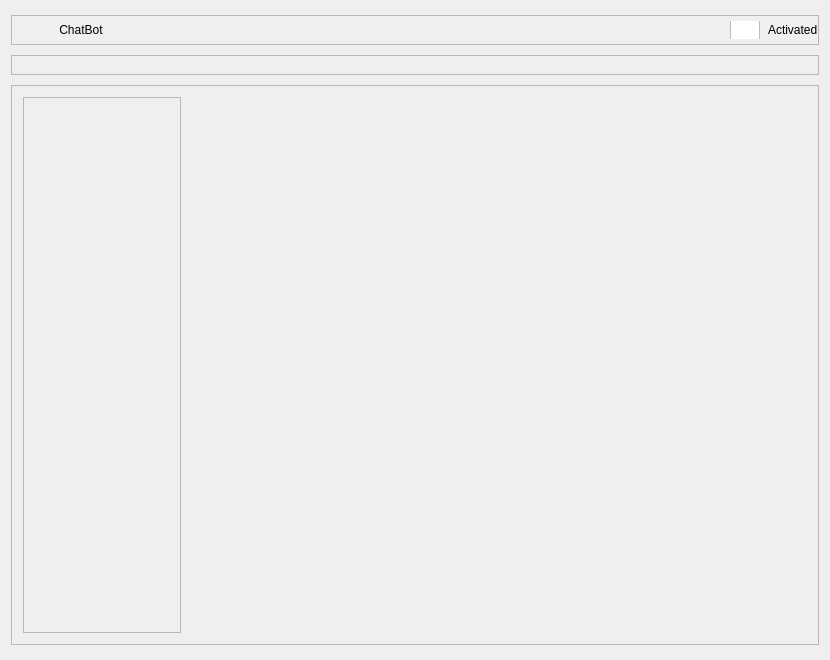
<?xml version="1.0" encoding="UTF-8"?>
<ui version="4.0">
 <class>WChatBotMainUIClass</class>
 <widget class="QWidget" name="WChatBotMainUIClass">
  <property name="geometry">
   <rect>
    <x>0</x>
    <y>0</y>
    <width>830</width>
    <height>660</height>
   </rect>
  </property>
  <property name="sizePolicy">
   <sizepolicy hsizetype="Minimum" vsizetype="Minimum">
    <horstretch>0</horstretch>
    <verstretch>0</verstretch>
   </sizepolicy>
  </property>
  <property name="maximumSize">
   <size>
    <width>830</width>
    <height>660</height>
   </size>
  </property>
  <property name="windowTitle">
   <string>WChatBotMainUI</string>
  </property>
  <property name="styleSheet">
   <string notr="true">QWidget{
	font: 12px &quot;微软雅黑&quot;;
}

QPushButton{
	border:none;
	background-color: rgba(255, 255, 255,0);
	background-position: center;
    background-repeat: no-repeat;
}

QPushButton#pb_left_icon{
	background-image: url(:/QtTest/icon/Setting/chatbot/left.png);
}

QPushButton#pb_left{
	font: 24px &quot;微软雅黑&quot;;
	color:#000000;
}

QPushButton#pb_left:hover{
	font: 24px &quot;微软雅黑&quot;;
	color:qlineargradient(spread:pad, x1:0, y1:0, x2:1, y2:1, stop:0 #0066FF, stop:1 #BD00FF);
}

QPushButton#pb_open[open=true]{
	background-image: url(:/QtTest/icon/Setting/open.png);
}

QPushButton#pb_open[open=false]{
	background-image: url(:/QtTest/icon/Setting/off.png);
}</string>
  </property>
  <layout class="QVBoxLayout" name="verticalLayout">
   <item>
    <widget class="QFrame" name="frame_3">
     <property name="minimumSize">
      <size>
       <width>0</width>
       <height>30</height>
      </size>
     </property>
     <property name="maximumSize">
      <size>
       <width>16777215</width>
       <height>30</height>
      </size>
     </property>
     <property name="frameShape">
      <enum>QFrame::StyledPanel</enum>
     </property>
     <property name="frameShadow">
      <enum>QFrame::Raised</enum>
     </property>
     <layout class="QHBoxLayout" name="horizontalLayout">
      <property name="spacing">
       <number>6</number>
      </property>
      <property name="leftMargin">
       <number>0</number>
      </property>
      <property name="topMargin">
       <number>0</number>
      </property>
      <property name="rightMargin">
       <number>0</number>
      </property>
      <property name="bottomMargin">
       <number>0</number>
      </property>
      <item>
       <widget class="QPushButton" name="pb_left_icon">
        <property name="minimumSize">
         <size>
          <width>13</width>
          <height>22</height>
         </size>
        </property>
        <property name="maximumSize">
         <size>
          <width>13</width>
          <height>22</height>
         </size>
        </property>
        <property name="text">
         <string/>
        </property>
       </widget>
      </item>
      <item>
       <widget class="QPushButton" name="pb_left">
        <property name="minimumSize">
         <size>
          <width>100</width>
          <height>24</height>
         </size>
        </property>
        <property name="maximumSize">
         <size>
          <width>100</width>
          <height>24</height>
         </size>
        </property>
        <property name="text">
         <string>ChatBot</string>
        </property>
       </widget>
      </item>
      <item>
       <spacer name="horizontalSpacer">
        <property name="orientation">
         <enum>Qt::Horizontal</enum>
        </property>
        <property name="sizeHint" stdset="0">
         <size>
          <width>427</width>
          <height>20</height>
         </size>
        </property>
       </spacer>
      </item>
      <item>
       <widget class="QCheckBox" name="pb_open">
        <property name="minimumSize">
         <size>
          <width>32</width>
          <height>18</height>
         </size>
        </property>
        <property name="maximumSize">
         <size>
          <width>32</width>
          <height>18</height>
         </size>
        </property>
        <property name="styleSheet">
         <string notr="true">QCheckBox{
	font: 20px &quot;微软雅黑&quot;;
	color: rgb(255, 255, 255);
}

QCheckBox::indicator {width: 30px; height: 30px;}

QCheckBox::indicator:unchecked {image: url(:/QtTest/icon/Setting/off.png);}

QCheckBox::indicator:checked {image: url(:/QtTest/icon/Setting/open.png);}</string>
        </property>
        <property name="text">
         <string/>
        </property>
       </widget>
      </item>
      <item>
       <widget class="QLabel" name="label">
        <property name="text">
         <string>Activated</string>
        </property>
       </widget>
      </item>
     </layout>
    </widget>
   </item>
   <item>
    <widget class="QFrame" name="frame_2">
     <property name="minimumSize">
      <size>
       <width>0</width>
       <height>20</height>
      </size>
     </property>
     <property name="maximumSize">
      <size>
       <width>16777215</width>
       <height>20</height>
      </size>
     </property>
     <property name="styleSheet">
      <string notr="true"/>
     </property>
     <property name="frameShape">
      <enum>QFrame::StyledPanel</enum>
     </property>
     <property name="frameShadow">
      <enum>QFrame::Raised</enum>
     </property>
     <layout class="QHBoxLayout" name="horizontalLayout_2">
      <property name="leftMargin">
       <number>30</number>
      </property>
      <property name="topMargin">
       <number>0</number>
      </property>
      <property name="bottomMargin">
       <number>0</number>
      </property>
     </layout>
    </widget>
   </item>
   <item>
    <widget class="QFrame" name="frame_4">
     <property name="maximumSize">
      <size>
       <width>16777215</width>
       <height>560</height>
      </size>
     </property>
     <property name="frameShape">
      <enum>QFrame::StyledPanel</enum>
     </property>
     <property name="frameShadow">
      <enum>QFrame::Raised</enum>
     </property>
     <layout class="QHBoxLayout" name="horizontalLayout_3">
      <item>
       <widget class="QFrame" name="frame">
        <property name="minimumSize">
         <size>
          <width>158</width>
          <height>0</height>
         </size>
        </property>
        <property name="maximumSize">
         <size>
          <width>158</width>
          <height>16777215</height>
         </size>
        </property>
        <property name="frameShape">
         <enum>QFrame::StyledPanel</enum>
        </property>
        <property name="frameShadow">
         <enum>QFrame::Raised</enum>
        </property>
        <layout class="QVBoxLayout" name="verticalLayout_2">
         <property name="leftMargin">
          <number>0</number>
         </property>
         <property name="rightMargin">
          <number>0</number>
         </property>
         <item>
          <widget class="WNavbarButton" name="pb_lib">
           <property name="minimumSize">
            <size>
             <width>0</width>
             <height>30</height>
            </size>
           </property>
           <property name="maximumSize">
            <size>
             <width>16777215</width>
             <height>30</height>
            </size>
           </property>
           <property name="text">
            <string/>
           </property>
          </widget>
         </item>
         <item>
          <widget class="WNavbarButton" name="pb_history">
           <property name="minimumSize">
            <size>
             <width>0</width>
             <height>30</height>
            </size>
           </property>
           <property name="maximumSize">
            <size>
             <width>16777215</width>
             <height>30</height>
            </size>
           </property>
           <property name="text">
            <string/>
           </property>
          </widget>
         </item>
         <item>
          <spacer name="verticalSpacer">
           <property name="orientation">
            <enum>Qt::Vertical</enum>
           </property>
           <property name="sizeHint" stdset="0">
            <size>
             <width>20</width>
             <height>370</height>
            </size>
           </property>
          </spacer>
         </item>
        </layout>
       </widget>
      </item>
      <item>
       <widget class="QStackedWidget" name="stackedWidget">
        <property name="currentIndex">
         <number>0</number>
        </property>
        <widget class="WLibarary" name="lib_page"/>
        <widget class="WHistoryPage" name="history_page"/>
       </widget>
      </item>
     </layout>
    </widget>
   </item>
  </layout>
 </widget>
 <layoutdefault spacing="6" margin="11"/>
 <customwidgets>
  <customwidget>
   <class>WNavbarButton</class>
   <extends>QPushButton</extends>
   <header>widget/model/WNavbarButton.h</header>
  </customwidget>
  <customwidget>
   <class>WLibarary</class>
   <extends>QWidget</extends>
   <header>WLibarary.h</header>
   <container>1</container>
  </customwidget>
  <customwidget>
   <class>WHistoryPage</class>
   <extends>QWidget</extends>
   <header>WHistoryPage.h</header>
   <container>1</container>
  </customwidget>
 </customwidgets>
 <resources>
  <include location="../../../AiSound.qrc"/>
 </resources>
 <connections>
  <connection>
   <sender>pb_left</sender>
   <signal>clicked()</signal>
   <receiver>WChatBotMainUIClass</receiver>
   <slot>slot_back()</slot>
   <hints>
    <hint type="sourcelabel">
     <x>84</x>
     <y>20</y>
    </hint>
    <hint type="destinationlabel">
     <x>168</x>
     <y>1</y>
    </hint>
   </hints>
  </connection>
  <connection>
   <sender>pb_left_icon</sender>
   <signal>clicked()</signal>
   <receiver>WChatBotMainUIClass</receiver>
   <slot>slot_back()</slot>
   <hints>
    <hint type="sourcelabel">
     <x>17</x>
     <y>23</y>
    </hint>
    <hint type="destinationlabel">
     <x>27</x>
     <y>7</y>
    </hint>
   </hints>
  </connection>
 </connections>
 <slots>
  <slot>slot_back()</slot>
 </slots>
</ui>
